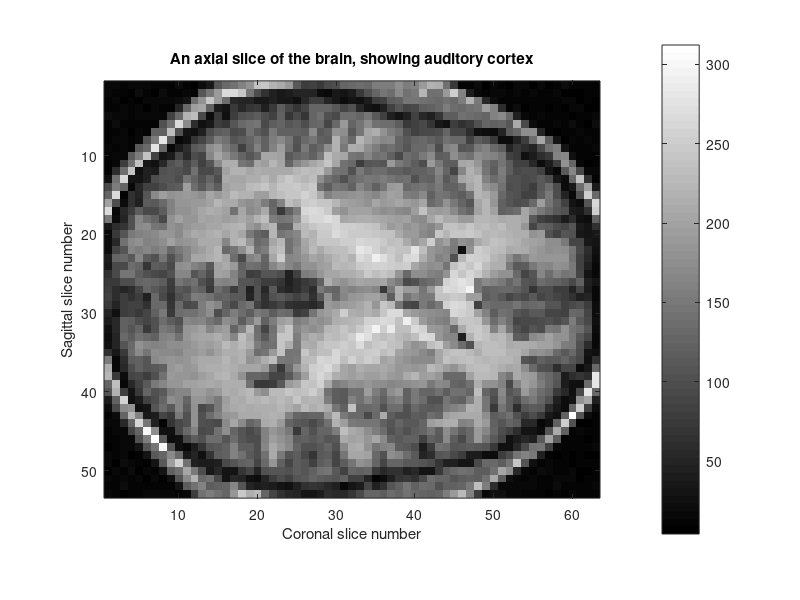
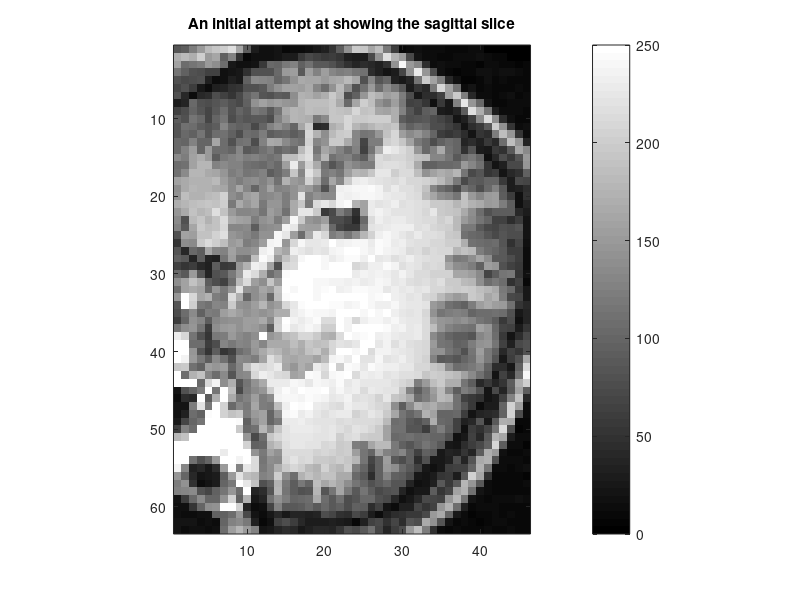
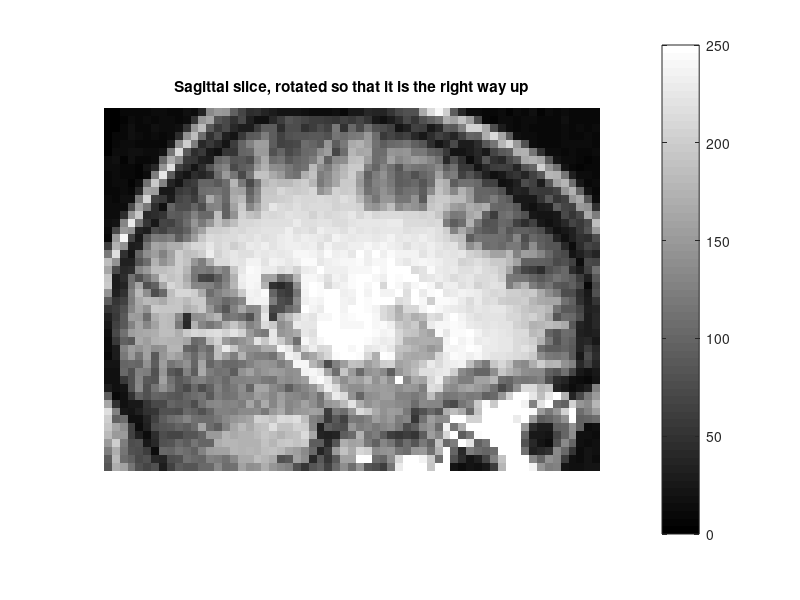
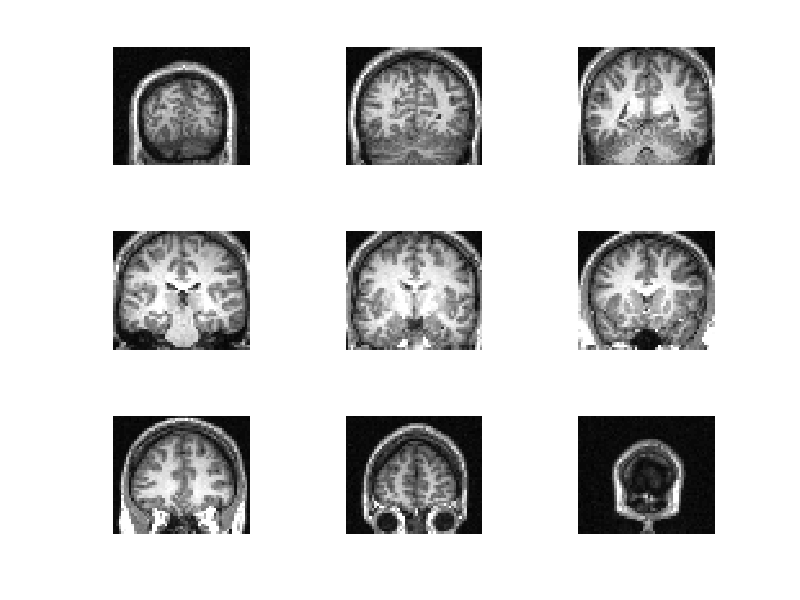

These charts were generated, in order, by the following MATLAB code: (Note: this script raises an error after producing the figures.)
%%%% Tutorial on how to show brain images in Matlab
%%%% Written by Rajeev Raizada, July 23, 2002.
%%%% 
%%%% To run it, you need the file containing the brain images:
%%%% speech_brain_images.mat (2.3Mb)
%%%% Probably the best way to look at this program is to read through it
%%%% line by line, and paste each line into the Matlab command window
%%%% in turn. That way, you can see what effect each individual command has.
%%%%
%%%% Anything with a % sign in front of it is a comment.
%%%% These will probably show up red in your Matlab Editor.
%%%% Everything else is a Matlab command, that you can copy and
%%%% paste into the Matlab command window.
%%%%
%%%% Alternatively, you can run the program directly by typing 
%%%%
%%%%   showing_brain_images_tutorial
%%%%
%%%% into your Matlab command window. 
%%%% Do not type ".m" at the end.
%%%% If you run the program all at once, all the Figure windows
%%%% will get made at once and will be sitting on top of each other.
%%%% You can move them around to see the ones that are hidden beneath.
%%%%
%%%% Please mail any comments or suggestions to: raj@nmr.mgh.harvard.edu

%%%%%%% First, clear the Matlab workspace of any variables
%%%%%%% that it might have stored in it, and close any existing figures

clear all;    %%% Empty the workspace of all variables
close all;    %%% Close any figures that might be open

%%%%%%% Load in the file containing the brain images
load speech_brain_images.mat

%%%%%%% Let's look at the variables that we've just loaded in
%%%%%%% The matlab command to do this is "whos"
%%%%%%% It shows what the variables are called, what size they are,
%%%%%%% how much memory they take up, and what data-types they are.

whos

%%%% This is the output that you should get:
%
%  Name              Size         Bytes  Class
%
%  speech_Tmap      53x63x46    1228752  double array
%  subj_3danat      53x63x46    1228752  double array
 
% This means that the variables "speech_Tmap" and "subj_3danat"
% are both 3-dimensional matrices.
% Each one has  53 rows, 63 columns, and 46 slices in the third dimension.

% Each matrix is a brain-full of voxel values.
% These particular images have already been preprocessed by SPM,
% which means that they have already been squashed and stretched
% in order to match onto a standard brain-template.
% This process of squashing and stretching is called spatial 
% normalisation. The advantage of normalising our images
% onto this standard space is that we can overlap one image 
% on top of another one, and they will line-up correctly.
% This is useful both for overlaying functional maps on top
% of anatomical images, and also for averaging together 
% functional maps from different subjects.
%
% There are a variety of different ways of doing spatial normalisation.
% The most common one is to squash and stretch the brain images
% to fit a standard brain that was mapped out by Talairach.
% That's called putting the brain into Talairach-space, or "Talairach-ing". 
% SPM uses MNI-space, which is  similar to Talairach space.
% Freesurfer/FS-FAST uses a different approach: the grey
% matter is segmented, inflated, and then normalised onto
% a spherical surface.
%
% The ordering of the dimensions in our images is as follows:
%
% The first dimension is the MRI x-direction: ear-to-ear
% x specifies the x-th sagittal slice, and as you
% increase x you move from one ear to the other ear.
% (Whether this means going from right-to-left or left-to-right
% depends on whether you are using neurological or radiological convention).
% Neurological convention: left-is-left.
% Radiological convention: left-is-right.
%
% The second dimension is the MRI y-direction: back-to-front
% y specifies the y-th coronal slice, and as you
% increase y you move from the back of the brain to the front.
%
% The third dimension is the MRI z-direction: feet-to-head
% z specifies the z-th axial slice, and as you
% increase y you move from the bottom of the brain to the top.


%%%% Let's look at the 18th axial slice.
%%%% This goes through Heschl's gyrus, which is auditory cortex

axial_slice_number = 18;

%%%% The axial slices are specified in the z-direction,
%%%% which means that we want to specify the third coordinate.
%%%% We want all the data in that given z-slice, 
%%%% i.e. the data for all the x-values and all the y-values
%%%% In Matlab, you say that you want all the values in
%%%% a particular dimension by putting a colon sign there.

%%%% Let's extract the data from the anatomical brain image,
%%%% which is stored in the matrix called subj_3danat

%%%% So, to extract the particular axial slice that we want,
%%%% and to get all the x-values and y-values in that slice,
%%%% we do this:

axial_slice_vals = subj_3danat(:,:,axial_slice_number);

%%%% Let's look at this matrix in a figure

figure(1);    %%% Open a new figure window, Figure 1
clf;          %%% Clear the figure

imagesc(axial_slice_vals);
        %%% Display the matrix as an image. 
        %%% The columns in the matrix get displayed in the x-direction
        %%% going from left to right, and the rows get displayed in
        %%% the y-direction, going from top to bottom.
        %%% Each pixel in the image shows the value of one entry
        %%% in the matrix. 
        
%%% The colour of each pixel is determined by the value of the
%%% entry in the matrix. Typically we want low numbers to give
%%% dark colours, and high numbers to give bright colours.
%%% Matlab has various built in colormaps that do this.
%%% For anatomical images, we typically want to view them in grayscale
%%% We achieve this with the following Matlab command

colormap gray;  %%% Show the image in grayscale.

%%%% The default colormap is called "jet". It goes from
%%%% dark blue, up through light blue, yellow and red.
%%%% That's probably how your brain picture looked before
%%%% you pasted the command "colormap gray" into the command window.

%%%% Note that the command we used to show the image was not
%%%% image(), it was imagesc(). Note the "sc" after image.
%%%% This means "image scaled". The scaling means that Matlab
%%%% automatically sets it so that the lowest number in the matrix
%%%% gets shown as the first colour in the colormap, which is black
%%%% in this case, and the highest number gets shown as the 
%%%% last colour in the colormap, which is white for colormap gray.
%%%% So, the darkest pixel is black and the lightest is white.

%%%% It would be nice to see how the numbers in the image
%%%% correspond to the colours in the colormap.
%%%% The Matlab command "colorbar" does this.

colorbar;   %%% Put up a colorbar on the right, 
            %%% showing how the numbers get mapped to colours


%%%% As it happens, the axial slice is more or less the same
%%%% shape as the default Matlab figure window. 
%%%% So, its proportions probably look about right.
%%%% But actually the proportions are just following the shape
%%%% of the figure window. Try grabbing a corner of the
%%%% figure window with the mouse and dragging to resize the window.
%%%% You'll see that the image gets stretched and squashed 
%%%% to follow the window size.

%%%% It would be good to lock the image's aspect ratio
%%%% so that it has the correct proportions.
%%%% That way the image won't be stretched or squashed.
%%%% The command axis('image') does this.
            
axis('image');  %%%% Lock the image to have the same proportions
                %%%% as the matrix that it is displaying
                
%%% Let's give our figure a title, and let's label the axes

title('An axial slice of the brain, showing auditory cortex');
xlabel('Coronal slice number');
ylabel('Sagittal slice number');

%%%% Now try stretching and squashing the figure window, and
%%%% you'll see that the image always keeps the correct proportions

%%%% Now let's try looking at a sagittal slice, e.g. slice 20

sagittal_slice_number = 20;

%%%% The sagittal slices are in the MRI x-direction, which
%%%% is the first coordinate.

%%%% So, we specify the first coordinate, and put a colon sign
%%%% in the 2nd and 3rd coordinates, meaning 
%%%% "give me all the y and z values for the slice with this given x-value".

sagittal_slice_vals = subj_3danat(sagittal_slice_number,:,:);

%%%% Let's look at the variables in our workspace again

whos

%%%% Note that even though sagittal_slice_vals is just one slice,
%%%% i.e. it is 2-dimensional, it is showing up in the workspace
%%%% as a 3D matrix that is 1x63x46
%%%%
%%%% I.e. Even though we have set the x-dimension to just a single
%%%% value, namely sagittal_slice, that dimension hasn't disappeared.
%%%% It's still there in the matrix, it's just one voxel wide.
%
%   sagittal_slice_vals       1x63x46      23184  double array
%
% It turns out that the Matlab image command won't accept 3D matrices,
% so we need to get rid of this redundant one-voxel-wide dimension.
% Luckily, Matlab has a function that does precisely this, called squeeze.

sagittal_slice_2D = squeeze(sagittal_slice_vals);
                        %%% Get rid of the redundant 3rd dimension
                                
%%%% Let's look at all the variables in our workspace
%%%% that start with "sagit"

whos sagit*

%%%% Squeeze worked! It made our sagittal slice 2D instead of 3D
%
%  sagittal_slice_2D        63x46         23184  double array

%%%% Now we can plot it

figure(2);      %%% Make a new figure window, Fig.2
clf;            %%% Clear the figure

imagesc(sagittal_slice_2D); 
                %%% Show the image, with the brightness scaled 
                %%% so that the darkest is black and lightest is white

colormap gray;  %%% Make it a grayscale plot
colorbar;       %%% Show how the image intensities map onto the colormap
axis('image');  %%% Make the proportions correct
title('An initial attempt at showing the sagittal slice');

%%%% When we look at Figure 2, we can see that it doesn't look quite right
%%%% Firstly, it's the wrong way round. The eye is looking downwards!
%%%% Secondly, it's very dark, except for one very bright point, which
%%%% is a blood vessel. What has happened is that this one very intense
%%%% point got set to white, and everything else got scaled accordingly,
%%%% meaning that everything else gets shown as a dull gray.
%%%% We want to change the scaling of our colormap so that these 
%%%% less intense points get shown brighter. 
%%%% If you look at the colorbar in Figure 2, you can see that
%%%% the current scaling is that black is near to zero, 
%%%% and white is around 700-ish.

%%%% Maybe if we set the white-point to be 250, things would look better.
%%%% We might "over-expose" the most intense voxels and push them all
%%%% into being uniform white, but we'll get better contrast in the
%%%% parts of the brain that we care about.

%%%% The command to change the colour-scaling in Matlab is "caxis".
%%%% We give it a two numbers, put into square brackets to make
%%%% them into two-entry vector. 
%%%% The first number is the intensity value to set to black.
%%%% The second number is the intensity value to set to white.

caxis([ 0 250 ]); % Keep the black value at 0, but set the white value to 250 

%%%% That makes the image look a lot better!
%%%% Now let's redraw the colorbar to see what the new colour-scaling is.

colorbar;   

%%% Notice that the colorbar goes from 0 to 250 now, instead of 0 to 700.

%%% That has fixed one problem, but the image is still the wrong way round.
%%% The eyes are still facing down.
%%% We want to rotate the image by 90 degrees.
%%% The way we do this in Matlab is to rotate the matrix by 90 degrees,
%%% and then redraw the newly rotated matrix.

%%% The Matlab command to rotate a matrix by 90 degrees is called "rot90".

rotated_sagittal_slice = rot90(sagittal_slice_2D);

figure(3);      %%% Make a new figure window, Fig.3
clf;            %%% Clear the figure

imagesc(rotated_sagittal_slice); 
                %%% Show the image, with the brightness scaled 
                %%% so that the darkest is black and lightest is white

colormap gray;  %%% Make it a grayscale plot
caxis([ 0 250 ]); % Keep the black value at 0, but set the white value to 250 
colorbar;       %%% Show how the image intensities map onto the colormap
axis('image');  %%% Make the proportions correct

title('Sagittal slice, rotated so that it is the right way up');

%%% For showing images, we often don't want to see the numbers
%%% on the x-axis and y-axis. We can turn these off using this command:

axis('off');    %%% Turn off the numbers running along the axes


%%%%%%%%%%%%%%%%%  Making subplots  %%%%%%%%%%%%%%%%%%

%%%% Another useful trick is to show more than one plot
%%%% in a single figure window. 
%%%% The command "subplot" does this.

%%%% Subplot gets called with three arguments: 
%%%% 1. How many rows of subfigures you want
%%%% 2. How many columns of subfigures you want
%%%% 3. Which subfigure to plot in. 
%%%%    The subfigures are numbered in turn row-by-row
 
%%%% Let's make a figure window showing a 3x3 array
%%%% array of subplots, each one showing a different coronal slice
%%%% The coronal slices are the y-coordinate, the 2nd dimension,
%%%% and there are 63 of them.
%%%% This uses all the techniques that we learned above.

%%%% We'll use a for-loop
%%%% If you're pasting these lines into the Matlab command window,
%%%% you need to copy and paste all the lines below at once.

figure(4);      %%% Make a new figure, Fig.4
clf;            %%% Clear the figure

for loop_counter = 1:9,     %%% Go around 9 times, adding one to the 
                            %%% value of loop_counter each time.

    coronal_slice_number = 7*loop_counter;
            %%% Loop counter goes 1,2,3,...,9
            %%% so this gives slices 7,14,21,...,63
    
    coronal_slice_vals = subj_3danat(:,coronal_slice_number,:);
            %%% The coronal slice is the 2nd dimension.
            %%% So, read out that slice from the 3D subj_3danat matrix
            %%% The ":" signs in the 1st and 3rd coordinate positions
            %%% mean "give me all the x-vals and all the z-vals in that slice"

    coronal_slice_2D = squeeze(coronal_slice_vals);
            %%% We have to use squeeze to take out the redundant
            %%% one-voxel-wide 2nd dimension, since imagesc will 
            %%% not let us display a 3D matrix

    rotated_coronal_slice = rot90(coronal_slice_2D);
            %%% Roate the slice by 90 degrees, to make it the right way up
    
    subplot(3,3,loop_counter);
            %%% Make a 3x3 array of subplots, 
            %%% and draw into the "loop_counter"-th one

    imagesc(rotated_coronal_slice); %%% Make the image
    colormap gray;                  %%% Make it grayscale
    
    caxis([ 0 250 ]); 
            %%% So that very intense voxels don't make everything
            %%% else look dark, set the black-value to 0, 
            %%% and set the white value to 250, like we did above.
    
    axis('image');  %%% Make the proportions of the image correct

    axis('off');    %%% Turn off the numbers on the x- and y-axes
    
end;    %%% The end of this for-loop
        %%% If loop_counter is less than 9, then add 1 to it,
        %%% and then go back to the beginning. 
        %%% If loop_counter is 9, then stop --- the looping is finished.

        
%%%%%%%%%%%%%%%%%%%%%%%%%%%%%%%%%%%%%%%%%%%%%%%%%%%%%%%%%%%%
%%%%
%%%% Ok, that's enough of the anatomical images.
%%%% Let's try looking at some functional maps.
%%%% A functional map is an image, just like an anatomical,
%%%% except that each voxel's intensity represents the statistical
%%%% significance of BOLD activiation at that point, rather than
%%%% showing what type of anatomical tissue is there.
%%%%
%%%% There are various types of statistical values that
%%%% can be used in functional maps: t-values, Z-values, p-values.
%%%% A common one to use is the t-value (this is exactly the same
%%%% number as in a regular t-test).
%%%% The bigger the t-value, the more statistically significant
%%%% is the neural activation at that part of the brain.
%%%% A brain-full of t-values is called a t-map.
%%%%
%%%% Eventually we'll want to overlay these t-maps on top of 
%%%% the anatomical images, but it turns out that this a little trickier.
%%%% An accompanying program  overlaying_Tmaps_tutorial.m  
%%%% shows how to do that. 
%%%% That program is not meant to be introductory, it assumes
%%%% that you have already worked through this one first.
%%%%
%%%% Let's look at the t-map in the same axial slice that we
%%%% looked at in the anatomical image in Figure 1.
%%%% It's the 18th axial slice.
%%%% This goes through Heschl's gyrus, which is auditory cortex

axial_slice_number = 18;

%%%% The matrix containing a brain-full of voxels 
%%%% with t-statistic numbers in them is called   speech_Tmap

axial_slice_Tmap_vals = speech_Tmap(:,:,axial_slice_number);

%%%% Squeeze it, to get rid of the nuisance one-voxel wide 3rd dimension
%%%% in case there is one. (There might not always be, depending on
%%%% what type of slice you are taking. But it's a good idea to squeeze
%%%% all the time anyway, because it will make your programs more robust).

axial_slice_Tmap_2D = squeeze(axial_slice_Tmap_vals);

%%%% Now let's show this matrix as an image, in the way we did above.

figure(5);
clf;
imagesc(axial_slice_Tmap_2D);
axis('image');      %%% Make the proportions of the image correct
title('Raw unthresholded t-map');

%%%% For functional maps, a nice colormap to use is called "hot"
%%%% This makes the lowest numbers black, and then the colours
%%%% get "warmer" as the numbers increase: red, orange, yellow, white
%%%% To see a number of useful colormaps, type 
%%%%     help graph3d 
%%%% into the Matlab command window.

colormap hot;

%%% Let's make a colorbar to show us which t-map values get shown
%%% as which colours.
colorbar;   

%%%%%%%%%%%% How to show a thresholded t-map %%%%%%%%
%
% You can see from Figure 5 that the strongest activity is in auditory
% cortex, bilaterally. That's what we'd expect, given that it's speech.
% For some unknown reason the right cortex is activated more than the left
% in this particular image.
% 
% Often we want to show a thresholded statistical map.
% To do this, we need to do two things:
%
% 1. Figure out which voxels exceed our threshold.
% 2. Make a map that shows these voxels' values, but it zero everywhere else.

%%%% First of all, we need to set a threshold

Tmap_threshold = 3.5;

%%%% In Matlab, the way to figure out which voxels have values 
%%%% above this threshold is to make a matrix that has a 1 in every
%%%% above-threshold voxel, and a zero everywhere else.
%%%%
%%%% In other words, we want a 1 in every voxel where the statement
%%%% "this voxel's intensity is greater than the threshold" is true.
%%%%
%%%% Here's how we do that in Matlab:

True_or_false_map = ( axial_slice_Tmap_2D > Tmap_threshold );

%%%% The matrix will have a 1 in it in every voxel where the
%%%% bracketed expression ( axial_slice_Tmap_2D > Tmap_threshold )
%%%% is true, i.e. in all the above-threshold voxels, 
%%%% and a zero in all the voxels where it's false.
%%%% Making true-or-false matrices like this turns out
%%%% to be useful in all kinds of circumstances.

%%%% Let's have a look at our True_or_false_map:

figure(6);
clf;
imagesc(True_or_false_map);
axis('image');
colormap hot;
colorbar;
title('1 if t-map is above-threshold, 0 if it is below-threshold');

%%%% Notice that everything is black and white, 
%%%% even though we are using the colormap hot.
%%%% That's because everything is either 0 or 1,
%%%% so we're not seeing any of the nice mid-value oranges and yellows.
%%%%
%%%% So, what we want is to combine the True_or_false_map
%%%% with the map of continuous-valued actual t-map numbers.
%%%%
%%%% The way to do this is to multiply the True_or_false_map
%%%% element-by-element with the actual t-map.
%%%% "Element-by-element" means that, say, the Row-3,Column-5 entry
%%%% in the True_or_false_map gets multiplied by the Row-3,Column-5 entry
%%%% in the actual t-map. 
%%%% Note that this is NOT the same as matrix multiplication!
%%%% Also, the two matrices must be exactly the same size as each other.
%%%%
%%%% In above-threshold voxels, the result of the multiplication will be:
%%%%
%%%%  1 * t-map-value  
%%%%
%%%%  ( It's multiplied by one because the 
%%%%    True_or_false_map is 1 here, because this voxel is above-threshold )
%%%%
%%%% In below-threshold voxels, the result of the multiplication will be:
%%%%
%%%%  0 * t-map-value    because these voxels are below threshold
%%%%
%%%% The way to do element-by-element multiplication in Matlab is
%%%% to put a dot in front of the * sign.
%%%% So, A*B means "A matrix-multiplied by B", 
%%%% and A.*B (note the dot) means "A element-by-element multiplied by B"

Above_threshold_Tmap  =  True_or_false_map .* axial_slice_Tmap_2D;

%%%% Let's look at our above-treshold T-map

figure(7);
clf;
imagesc(Above_threshold_Tmap);
axis('image');
colormap hot;
colorbar;
title('The thresholded t-map');


%%%% It's interesting to look at the three maps we made side by side.
%%%% We'll use the subplot command from above, with one column and three rows.

figure(8);
clf;

subplot(3,1,1); %%% Three rows of subplots, one column, draw in the first one
imagesc(axial_slice_Tmap_2D);
axis('image');
axis('off');
colormap hot;
colorbar;
title('Raw unthresholded t-map');


subplot(3,1,2); %%% The last argument is 2, meaning
                %%% "Draw in the 2nd of the three subplots"
imagesc(True_or_false_map);
axis('image');
axis('off');
colormap hot;
colorbar;
title('1 if above-threshold, 0 if below');

subplot(3,1,3); %%% The last argument is 3, meaning
                %%% "Draw in the 3rd of the three subplots"
imagesc(Above_threshold_Tmap);
axis('image');
axis('off');
colormap hot;
colorbar;
title('The thresholded t-map');


%%%%% If you look carefully at Figure 8, you'll notice that the colours
%%%%% in the above-threshold voxels in the uppermost plot are not
%%%%% exactly the same as the colours in the lowermost plot.
%%%%% That's because the colorbar scalings are slightly different.
%%%%%
%%%%% The top image, which is of the raw untresholded map, 
%%%%% has numbers less than -2 in it, and these are shown as black.
%%%%% Notice how the top colorbar goes from -2something to 8something.
%%%%%
%%%%% But the lowermost image, of the thresholded map, 
%%%%% doesn't have any numbers in it less than zero.
%%%%% But it still goes just as high, as you can see from the colobar.
%%%%% So, the oranges and yellows get spread out along the number-line
%%%%% a little differently.
%%%%%
%%%%% When you are presenting images side-by-side, it's often better
%%%%% to have the same colour-scaling for all of them. 
%%%%% Otherwise it can be misleading.
%%%%% We learned above how to specify a fixed colobar scaling
%%%%% by using the command "caxis". Let's do that for our side-by-side plots.
%%%%%
%%%%% A good setting for the colorbar scaling would be to have zero shown
%%%%% as black, and to have the maximum value in the map shown as white.
%%%%% Note that setting zero to be the black-point will look the same as
%%%%% if we had thresholded the t-map at zero, because we won't see
%%%%% any of the negative parts of the t-map any more.
%%%%%
%%%%% To find what the maximum value is, we can use the Matlab command "max".
%%%%% It turns out that if we apply "max" to a 2D-matrix, it gives us
%%%%% a row-vector of numbers giving the maximum value for each column.
%%%%% But we just want the maximum value in the whole matrix.
%%%%% So, we use max twice. That way, we get a single number that is
%%%%% the maximum in the entire matrix.

max_Tmap_value = max(max(axial_slice_Tmap_2D)); % Single biggest t-map score

%%%% Recall that the argument that we give to caxis is a two-element
%%%% vector, containing the maximum and minimum values we want 
%%%% for the colorbar. 

colorbar_min_and_max_vals = [  0  max_Tmap_value  ];  

%%%% Now we can plot our thresholded and unthresholded t-maps 
%%%% side-by-side, using exactly the same colour scaling in both.

figure(9);
clf;

subplot(2,1,1); %%% Two rows of subplots, one column, draw in the first one
imagesc(axial_slice_Tmap_2D);
axis('image');
axis('off');
colormap hot;

%%% Now set the colour scaling to what we want. 
%%% Do this before making the colorbar
caxis(colorbar_min_and_max_vals);   

colorbar;
title('t-map showing all above-zero values');


subplot(2,1,2); %%% The last argument is 2, meaning
                %%% "Draw in the 2nd of the two subplots"
imagesc(Above_threshold_Tmap);
axis('image');
axis('off');
colormap hot;
caxis(colorbar_min_and_max_vals); 
    %%% This subplot will now have the same colour scaling as the first one
colorbar;
title('The thresholded t-map, with same colour-scaling as the plot above');


%%%%%%%% Doing a "fly-through" of the slices %%%%%%%%%%%%
%
% To make an animation of a "fly through" the slices,
% we use a loop very similar to the one we used for making
% Figure 4, with its nine subplots of various slices.
% Except this time, instead of showing the different slices
% next to each other, we'll show them all in the same place
% but in quick sequence, giving the effect of a movie.

figure(10);     %%% Make a new figure
clf;            %%% Clear the figure

%%% It turns out that there's a nifty Matlab trick that allows us 
%%% to rapidly redraw new images, without the window flickering.
%%% The command below does this. Preventing the flicker makes
%%% the movie look a *lot* nicer.

set(gcf,'doublebuffer','on');   
    % gcf means "get current figure".
    % So, this means "set double-buffering to be on in the current figure".
    % Double-buffering means that Matlab draws the figure into a virtual
    % figure window in memory first, before copying it to the actual screen.
    % That's not really important, the main thing is that it stops flicker.

for sagittal_slice_number = 1:53,       
                %%% There are 53 sagittal slices, and this loop
                %%% goes around 53 times, adding one to the 
                %%% value of sagittal_slice_number each time.

    sagittal_slice_vals = subj_3danat(sagittal_slice_number,:,:);
            %%% The sagittal slice is the 1st dimension, the x-direction.
            %%% So, read out that slice from the 3D subj_3danat matrix
            %%% The ":" signs in the 2nd and 3rd coordinate positions
            %%% mean "give me all the y-vals and all the z-vals in that slice"

    sagittal_slice_2D = squeeze(sagittal_slice_vals);
            %%% We have to use squeeze to take out the redundant
            %%% one-voxel-wide 1st dimension, since imagesc will 
            %%% not let us display a 3D matrix

    rotated_sagittal_slice = rot90(sagittal_slice_2D);
            %%% Roate the slice by 90 degrees, to make it the right way up
    
    imagesc(rotated_sagittal_slice);    %%% Make the image
    colormap gray;                      %%% Make it grayscale
    
    caxis([ 0 250 ]); 
            %%% So that very intense voxels don't make everything
            %%% else look dark, set the black-value to 0, 
            %%% and set the white value to 250, like we did above.
    
    axis('image');  %%% Make the proportions of the image correct
    
    %%%% Let's show in the x-axis label which slice we're at.
    %%%% We can do this by making a compound string containing
    %%%% so text, and then the slice-number (which is a numeral),
    %%%% turned into a string. We have to change the number into
    %%%% a string because to a computer the number 5 is one more than 4,
    %%%% but the string "5" is an particular ASCII character.
    %%%% The Matlab command num2str does this for us.
    %%%% We put the whole compound string inside [ square brackets ]
    
    xlabel(['Sagittal slice number ' num2str(sagittal_slice_number) ]); 

    %%%%% Before going to the next slice, wait for the user to press a key
    title('Press any key to show the next slice');
    
    pause;      %%% This pause command waits for a key-press
                %%% After the key press, the program continues,
                %%% reaches the "end" command below, and that "end"
                %%% either takes us back to beginning of the loop,
                %%% to show the next slice, or stops at the last slice.
    
end;    %%% The end of this for-loop
        %%% If sagittal_slice_number is less than 53, then add 1 to it,
        %%% and then go back to the beginning. 
        %%% If sagittal_slice_number is 53, then stop.
